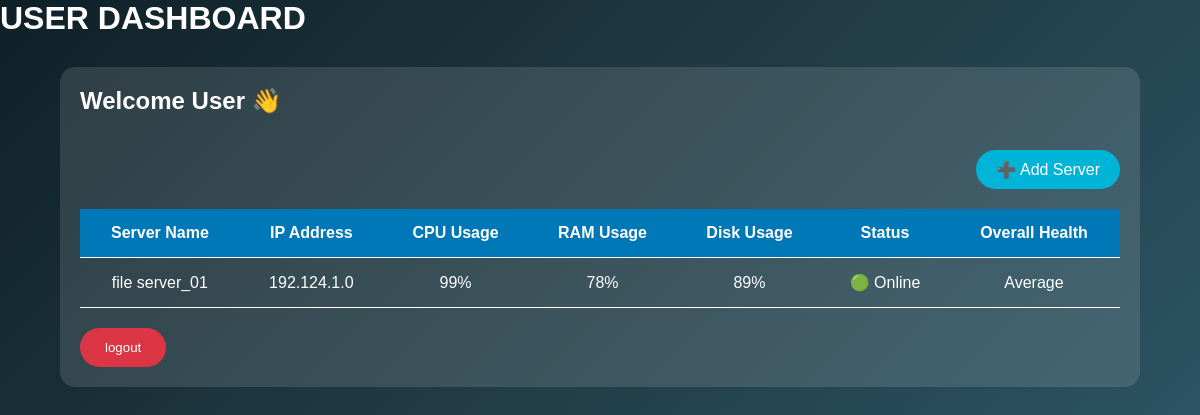
The app's page /user/ (signed in) with its own data.
### myapp/models.py (models this page shows, shortened)
class Server(models.Model):
    user = models.ForeignKey(settings.AUTH_USER_MODEL, on_delete=models.CASCADE)
    server_name = models.CharField(max_length=100)
    ip_address = models.GenericIPAddressField()
    operating_system = models.CharField(max_length=100)
    cpu_usage = models.IntegerField()
    ram_usage = models.IntegerField()
    disk_usage = models.IntegerField()
    status = models.CharField(max_length=20)
    overall_health = models.CharField(max_length=20, default="Unknown")

### myapp/views.py (the view)
# urls.py: path('user/',views.user_dashboard,name='user'),
@login_required
def user_dashboard(request):
    servers = Server.objects.filter(user=request.user)
    return render(request, 'user_dashboard.html', {'servers': servers})

### myapp/templates/user_dashboard.html (shortened to what this page needs)
<!DOCTYPE html>
<html lang="en">
<head>
</head>
<body>
<h1>USER DASHBOARD</h1>
<div class="container">
<div class="card">
<h2>Welcome User 👋</h2>
<div style="text-align:right; margin:15px 0;">
    <a href="{% url 'addserver' %}">
        <button style="
            background:#00b4d8;
            color:white;
            border:none;
            padding:10px 20px;
            border-radius:25px;
            cursor:pointer;
            font-size:16px;
        ">
            ➕ Add Server
        </button>
    </a>
</div>
<table>
<tr>
    <th>Server Name</th>
    <th>IP Address</th>
    <th>CPU Usage</th>
    <th>RAM Usage</th>
    <th>Disk Usage</th>
    <th>Status</th>
    <th>Overall Health</th>
</tr>
{% for server in servers %}
<tr>
    <td>{{ server.server_name }}</td>
    <td>{{ server.ip_address }}</td>
    <td>{{ server.cpu_usage }}%</td>
    <td>{{ server.ram_usage }}%</td>
    <td>{{ server.disk_usage }}%</td>
    <td>
        {% if server.status == "Online" %}
            🟢 Online
        {% else %}
            🔴 Offline
        {% endif %}
    </td>
    <td>{{ server.overall_health }}</td>
</tr>
{% empty %}
<tr>
    <td colspan="7">No servers available.</td>
</tr>
{% endfor %}
</table>
<a href="{% url 'logout' %}">
    <button>logout</button>
</a>
</div>
</div>
</body>
</html>

### myapp/templates/user_dashboard.html (style rules this page uses)
* { margin:0; padding:0; box-sizing:border-box; font-family:Arial,sans-serif; }
body { background:linear-gradient(135deg,#0f2027,#203a43,#2c5364); color:white; }
.container { width:90%; margin:30px auto; }
.card { background:rgba(255,255,255,0.12); padding:20px; border-radius:15px; }
table { width:100%; margin-top:20px; border-collapse:collapse; }
th,td { padding:15px; text-align:center; border-bottom:1px solid white; }
th { background:#0077b6; }
button { padding:12px 25px; margin-top:20px; border:none; border-radius:25px; background:#dc3545; color:white; cursor:pointer; }

### records on screen
Server: server_name "file server_01", ip_address "192.124.1.0", cpu_usage "99", ram_usage "78", disk_usage "89", status "🟢 Online", overall_health "Average"
